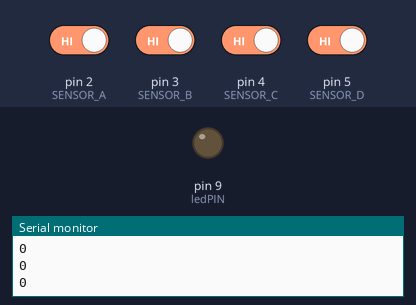
Bench run of a sketch on a simulated Arduino Uno, built with avr-gcc and run on an emulated ATmega328P. On the bench: output pins drawn as LEDs (lit = HIGH), the last lines printed to the serial monitor. The inputs (shaded band) are chosen by the test bench; at power-on: pin 2 (SENSOR_A), pin 3 (SENSOR_B), pin 4 (SENSOR_C), pin 5 (SENSOR_D) HIGH.

Above: at 1.2 s.
1.3 s: pin 4 (SENSOR_C) driven LOW and pin 5 (SENSOR_D) driven LOW
At 1.7 s:
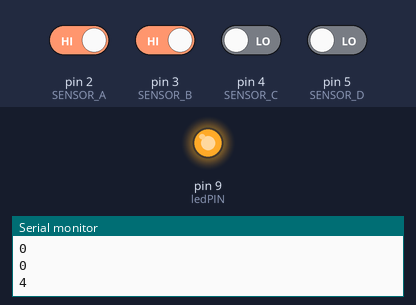
Timing chart, 0 to 4.8 s (numbered marks = the images above; inputs shaded):
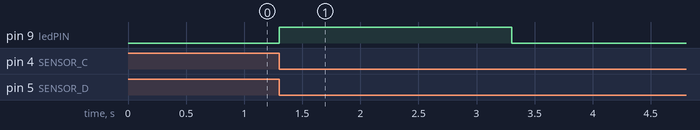

Measured:
- after the input at 1.3 s, pin 9 (ledPIN): LOW → HIGH at once, → LOW 2.0 s later

The sketch:

SENSORES_LASER.ino
```cpp
#define SENSOR_A 2
#define SENSOR_B 3
#define SENSOR_C 4
#define SENSOR_D 5
const int ledPIN = 9;
unsigned long duracion = 0;
void setup() {
  Serial.begin(9600);
      pinMode(SENSOR_A, INPUT_PULLUP);
      pinMode(SENSOR_B, INPUT_PULLUP);
      pinMode(SENSOR_C, INPUT_PULLUP);
      pinMode(SENSOR_D, INPUT_PULLUP);
      pinMode(ledPIN , OUTPUT);
 }
void loop() {
  int s1 = detectaFlanco(SENSOR_A);
  int s2 = detectaFlanco(SENSOR_B);
  int s3 = detectaFlanco1(SENSOR_C);
  int s4 = detectaFlanco1(SENSOR_D);
  if (s1==0 && s2==-1){
      Serial.println(1);
  }
  if (s2==0 && s1==-1){
      Serial.println(2);
  }

  if (s3==0 && s4==-1){
      Serial.println(3);
  }
  if (s4==0 && s3==-1){
      Serial.println(4);
      digitalWrite(ledPIN , HIGH);   // poner el Pin en HIGH
      delay(2000);                   // esperar un segundo
      digitalWrite(ledPIN , LOW);    // poner el Pin en LOW
   }

  else {
   Serial.println(0);
   delay(50);
  }
 }
boolean detectaFlancoAscendente(int pin) {
  static boolean anterior_estado = digitalRead(pin);
  boolean estado = digitalRead(pin);

  if ((anterior_estado != estado) && (estado == HIGH)) {
    anterior_estado = estado;
    return true;
  }
  else {
    anterior_estado = estado;
    return false;
  }
}

boolean detectaFlancoDescendente(int pin) {
  static boolean anterior_estado = digitalRead(pin);
  boolean estado = digitalRead(pin);

  if ((anterior_estado != estado) && (estado == LOW)) {
    anterior_estado = estado;
    return 1;
  }
  else {
    anterior_estado = estado;
    return 0;
  }}

int detectaFlanco(int pin) {
  //Devuelve 1 flanco ascendente, -1 flanco descendente y 0 si no hay nada
  static boolean anterior_estado = digitalRead(pin);
  boolean estado = digitalRead(pin);

  if (anterior_estado != estado) {
    if (estado == HIGH) {
      anterior_estado = estado;
      return 1;
    }
    else {
      anterior_estado = estado;
      return -1;
    }
  }
  else {
    return 0;
  }
}
  int detectaFlanco1(int pin) {
  //Devuelve 1 flanco ascendente, -1 flanco descendente y 0 si no hay nada
  static boolean anterior_estado = digitalRead(pin);
  boolean estado = digitalRead(pin);

  if (anterior_estado != estado) {
    if (estado == HIGH) {
      anterior_estado = estado;
      return 1;
    }
    else {
      anterior_estado = estado;
      return -1;
    }
  }
  else {
    return 0;
  }
}
```
